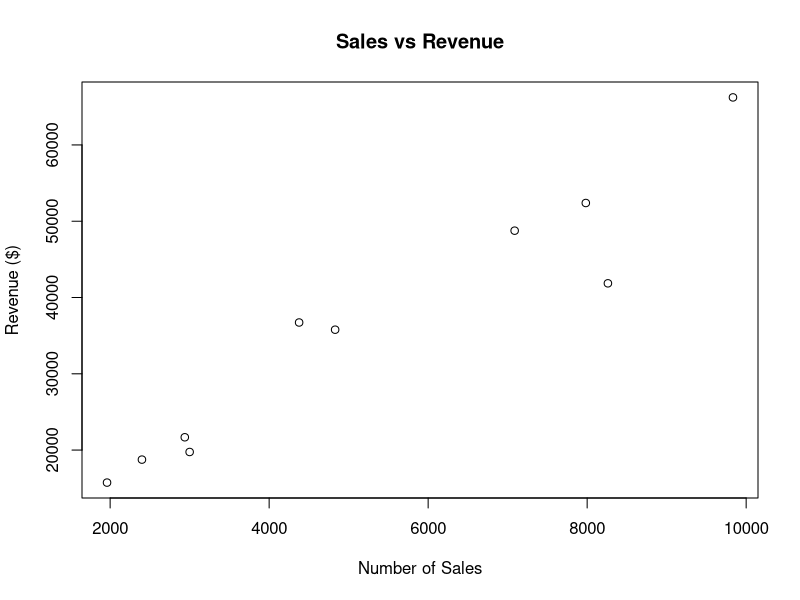

Generate this figure with R:
#
#          Author: Dr Eugene O'Loughlin
#     Video Title: How To... Predict using a Linear Regression Model in R
#    Video Number: #81
#  Data File Used: 81_Data_File.csv
#
salesData <- read.csv(file = "81_Data_File.csv", header = TRUE, sep = ",")
print(salesData)
#
# Check correlation coefficient
cor(salesData$Sales, salesData$Revenue, method = "pearson")
#
# Visualise
plot(salesData$Sales, salesData$Revenue,
     main = "Sales vs Revenue",
     xlab = "Number of Sales", ylab = "Revenue ($)")
#
#   Use lm() function to perform linear regression
#   Format: lm(dependent variable ~ independent variable, data = dataset)
#
salesModel <- lm(Revenue ~ Sales, data = salesData)
salesModel    
# 
# Linear model:  y = 5478.75 + (5.75 * x)
#
# What are predicted values for each of the 10 Sales figures?
predict(salesModel)
#
# Predict Revenue based on Sales figure of 5000
predict(salesModel, data.frame(Sales = 5000))
#
# What are predcicted Revenues for Sales of 3000, 5000, and 7000
rangeRev <- data.frame(Sales <- c(3000, 5000, 7000))
predict(salesModel, rangeRev)
#
